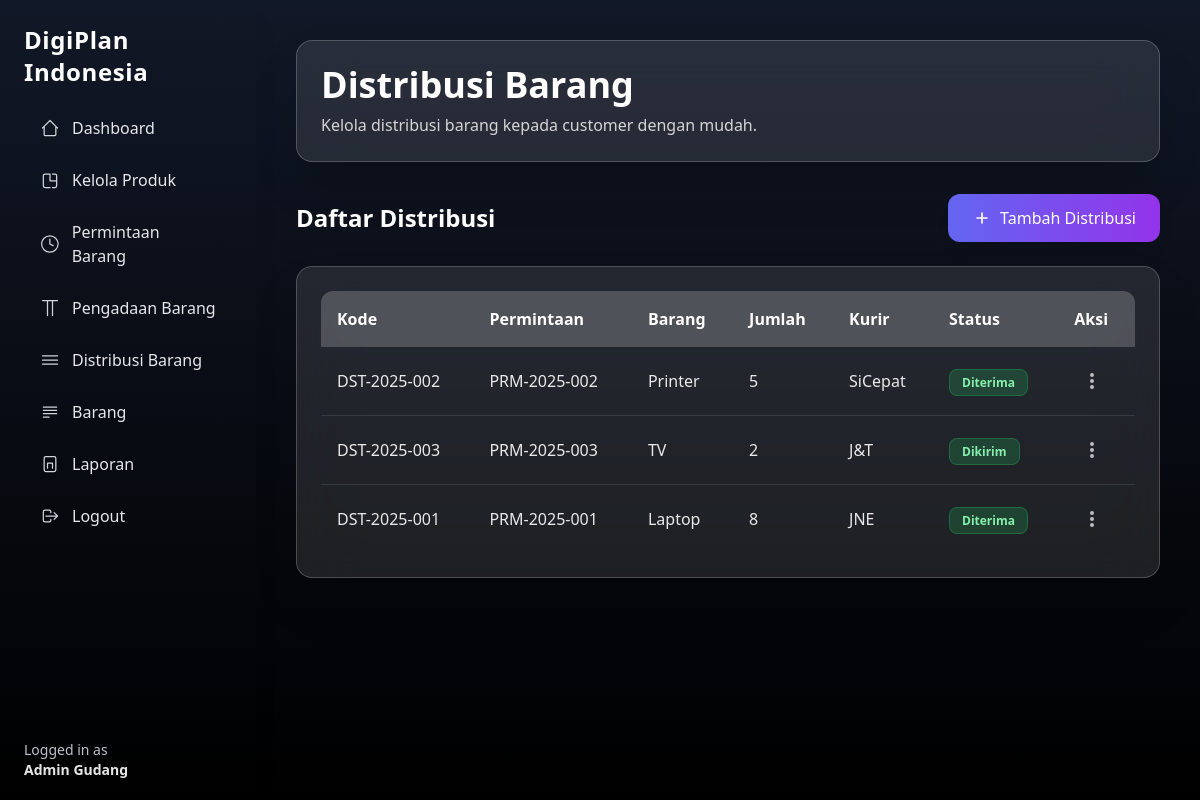
/admin/distribution.php (signed in), run on the app's committed database.
### tables this page shows
CREATE TABLE distribusi_barang (
  id INT AUTO_INCREMENT PRIMARY KEY,
  kode_distribusi VARCHAR(50) UNIQUE,
  pengadaan_id INT,
  permintaan_id INT,
  admin_id INT,
  alamat_pengiriman VARCHAR(255),
  kurir VARCHAR(100),
  no_resi VARCHAR(100),
  tanggal_kirim DATE,
  tanggal_terima DATE,
  status_distribusi ENUM('siap_dikirim','dikirim','diterima','dibatalkan'),
  created_at TIMESTAMP DEFAULT CURRENT_TIMESTAMP,
  deleted_at DATETIME DEFAULT NULL,
  FOREIGN KEY (pengadaan_id) REFERENCES pengadaan_barang(id),
  FOREIGN KEY (permintaan_id) REFERENCES permintaan_barang(id),
  FOREIGN KEY (admin_id) REFERENCES users(id)
);

CREATE TABLE permintaan_barang (
  id INT AUTO_INCREMENT PRIMARY KEY,
  kode_permintaan VARCHAR(50) UNIQUE,
  user_id INT,
  nama_barang VARCHAR(100),
  merk VARCHAR(100),
  warna VARCHAR(100),
  jumlah INT,
  status ENUM(
    'diajukan','ditolak','dibatalkan',
    'disetujui','dalam_pengadaan',
    'siap_distribusi','selesai'
  ),
  admin_id INT,
  tanggal_verifikasi DATETIME,
  catatan_admin TEXT,
  created_at TIMESTAMP DEFAULT CURRENT_TIMESTAMP,
  deleted_at DATETIME DEFAULT NULL,
  FOREIGN KEY (user_id) REFERENCES users(id),
  FOREIGN KEY (admin_id) REFERENCES users(id)
);

### include/base-url.php (called while the page is built)
<?php
$base_url = "/digiplan_indonesia/";

### admin/distribution.php (the view, shortened to what this page needs)
<?php
require '../include/conn.php';
$query = "
SELECT d.*,
       pb.kode_pengadaan,
       pm.kode_permintaan,
       pm.nama_barang,
       pm.jumlah
FROM distribusi_barang d
JOIN pengadaan_barang pb ON d.pengadaan_id = pb.id
JOIN permintaan_barang pm ON d.permintaan_id = pm.id
ORDER BY d.created_at DESC
";
$result = mysqli_query($conn, $query);
?>
<!DOCTYPE html>
<html lang="id">
<head>
  <script src="https://cdn.tailwindcss.com"></script>
</head>
<body class="bg-gradient-to-b from-gray-900 to-black text-white">
  <div class="flex min-h-screen">
    <?php include '../include/layouts/sidebar-admin.php'; ?>
    <main class="ml-64 p-10 w-full flex-1">
      <div class="max-w-7xl mx-auto">
        <div class="backdrop-blur-xl bg-white/10 border border-white/20 p-6 rounded-2xl shadow-2xl mb-8">
          <h1 class="text-4xl font-bold text-white mb-2">Distribusi Barang</h1>
          <p class="text-white/80">Kelola distribusi barang kepada customer dengan mudah.</p>
        </div>
        <div class="flex justify-between items-center mb-6">
          <h2 class="text-2xl font-semibold text-white">Daftar Distribusi</h2>
          <a href="distribution-add.php" class="inline-flex items-center px-6 py-3 bg-gradient-to-r from-indigo-500 to-purple-600 hover:from-indigo-600 hover:to-purple-700 text-white rounded-xl shadow-lg transform hover:scale-105 transition-all duration-200">
            <svg class="w-5 h-5 mr-2" fill="none" stroke="currentColor" viewBox="0 0 24 24">
              <path stroke-linecap="round" stroke-linejoin="round" stroke-width="2" d="M12 6v6m0 0v6m0-6h6m-6 0H6"></path>
            </svg>
            Tambah Distribusi
          </a>
        </div>
        <div class="backdrop-blur-xl bg-white/10 border border-white/20 p-6 rounded-2xl shadow-2xl">
          <div class="overflow-x-auto">
            <table class="w-full border-collapse rounded-xl overflow-hidden">
              <thead>
                <tr class="bg-white/20 text-white">
                  <th class="p-4 text-left">Kode</th>
                  <th class="p-4 text-left">Permintaan</th>
                  <th class="p-4 text-left">Barang</th>
                  <th class="p-4 text-left">Jumlah</th>
                  <th class="p-4 text-left">Kurir</th>
                  <th class="p-4 text-left">Status</th>
                  <th class="p-4 text-left">Aksi</th>
                </tr>
              </thead>
              <tbody class="divide-y divide-white/10">
                <?php while ($row = mysqli_fetch_assoc($result)): ?>
                  <tr class="hover:bg-white/5 transition-colors duration-200">
                    <td class="p-4 text-white/90 font-medium"><?= $row['kode_distribusi'] ?></td>
                    <td class="p-4 text-white/90"><?= $row['kode_permintaan'] ?></td>
                    <td class="p-4 text-white/90"><?= $row['nama_barang'] ?></td>
                    <td class="p-4 text-white/90"><?= $row['jumlah'] ?></td>
                    <td class="p-4 text-white/90"><?= $row['kurir'] ?></td>
                    <td class="p-4">
                      <?php if ($row['status_distribusi'] === 'dibatalkan'): ?>
                        <span class="px-3 py-1 rounded-lg bg-red-500/20 text-red-300 text-xs font-semibold border border-red-500/30">
                          Dibatalkan
                        </span>
                      <?php else: ?>
                        <span class="px-3 py-1 rounded-lg bg-green-500/20 text-green-300 text-xs font-semibold border border-green-500/30 capitalize">
                          <?= $row['status_distribusi'] ?>
                        </span>
                      <?php endif; ?>
                    </td>
                    <td class="p-4 relative">
                      <button onclick="toggleDropdown(<?= $row['id']; ?>, event)"
                        class="text-white/70 hover:text-white p-2 rounded-lg hover:bg-white/10 transition-colors duration-200">
                        <svg class="w-5 h-5" fill="currentColor" viewBox="0 0 20 20">
                          <path d="M10 6a2 2 0 110-4 2 2 0 010 4z
               M10 12a2 2 0 110-4 2 2 0 010 4z
               M10 18a2 2 0 110-4 2 2 0 010 4z"></path>
                        </svg>
                      </button>
                    </td>
                  </tr>
                <?php endwhile; ?>
              </tbody>
            </table>
          </div>
        </div>
      </div>
    </main>
  </div>
</body>
</html>

### include/layouts/sidebar-admin.php (shortened to what this page needs)
<aside class="w-64 min-h-screen bg-gradient-to-b from-gray-900 to-black text-gray-200 p-6 fixed shadow-xl">
  <h1 class="text-2xl font-bold mb-5 tracking-wide text-white">DigiPlan Indonesia</h1>
  <nav>
    <ul class="space-y-3">
      <li>
        <a href="<?= $base_url ?>admin/dashboard.php"
          class="flex items-center gap-3 px-4 py-2 rounded-xl transition
          hover:bg-white/10 hover:backdrop-blur-md">
          <svg xmlns="http://www.w3.org/2000/svg" class="w-5 h-5 text-gray-300" fill="none"
            viewBox="0 0 24 24" stroke="currentColor">
            <path stroke-linecap="round" stroke-linejoin="round" stroke-width="1.5"
              d="M3 12l2-2m0 0l7-7 7 7M5 10v10a1 1 0 001 1h3m10-11l2 2m-2-2v10a1 1 0 01-1 1h-3m-6 0h6" />
          </svg>
          Dashboard
        </a>
      </li>
      <li>
        <a href="<?= $base_url ?>admin/products.php"
          class="flex items-center gap-3 px-4 py-2 rounded-xl transition
          hover:bg-white/10 hover:backdrop-blur-md">
          Kelola Produk
        </a>
      </li>
      <li>
        <a href="<?= $base_url ?>admin/item-request.php"
          class="flex items-center gap-3 px-4 py-2 rounded-xl transition
          hover:bg-white/10 hover:backdrop-blur-md">
          <svg xmlns="http://www.w3.org/2000/svg" class="w-5 h-5 text-gray-300" fill="none"
            viewBox="0 0 24 24" stroke="currentColor">
            <path stroke-width="1.5" stroke-linecap="round" stroke-linejoin="round"
              d="M12 6v6l4 2m6-2a10 10 0 11-20 0 10 10 0 0120 0z" />
          </svg>
          Permintaan Barang
        </a>
      </li>
      <li>
        <a href="<?= $base_url ?>admin/procurement-v2.php"
          class="flex items-center gap-3 px-4 py-2 rounded-xl transition
          hover:bg-white/10 hover:backdrop-blur-md">
          <svg xmlns="http://www.w3.org/2000/svg" class="w-5 h-5 text-gray-300" fill="none"
            viewBox="0 0 24 24" stroke="currentColor">
            <path stroke-width="1.5" stroke-linecap="round" stroke-linejoin="round"
              d="M3 3h18M9 3v18m6-18v18" />
          </svg>
          Pengadaan Barang
        </a>
      </li>
      <li>
        <a href="<?= $base_url ?>admin/distribution.php"
          class="flex items-center gap-3 px-4 py-2 rounded-xl transition
          hover:bg-white/10 hover:backdrop-blur-md">
          <svg xmlns="http://www.w3.org/2000/svg" class="w-5 h-5 text-gray-300" fill="none"
            viewBox="0 0 24 24" stroke="currentColor">
            <path stroke-width="1.5" stroke-linecap="round" stroke-linejoin="round"
              d="M3 7h18M3 12h18M3 17h18" />
          </svg>
          Distribusi Barang
        </a>
      </li>
      <li>
        <a href="<?= $base_url ?>admin/item.php"
          class="flex items-center gap-3 px-4 py-2 rounded-xl transition
          hover:bg-white/10 hover:backdrop-blur-md">
          <svg xmlns="http://www.w3.org/2000/svg" class="w-5 h-5 text-gray-300" fill="none"
            viewBox="0 0 24 24" stroke="currentColor">
            <path stroke-width="1.5" stroke-linecap="round" stroke-linejoin="round"
              d="M4 6h16M4 10h16M4 14h16M4 18h7" />
          </svg>
          Barang
        </a>
      </li>
      <li>
        <a href="<?= $base_url ?>admin/report.php"
          class="flex items-center gap-3 px-4 py-2 rounded-xl transition
          hover:bg-white/10 hover:backdrop-blur-md">
          <svg xmlns="http://www.w3.org/2000/svg" class="w-5 h-5 text-gray-300" fill="none"
            viewBox="0 0 24 24" stroke="currentColor">
            <path stroke-width="1.5" stroke-linecap="round" stroke-linejoin="round"
              d="M9 17v-6h6v6m-8 4h10a2 2 0 002-2V5a2 2 0 00-2-2H7a2 2 0 00-2 2v14a2 2 0 002 2z" />
          </svg>
          Laporan
        </a>
      </li>
      <li>
        <a href="<?= $base_url ?>auth/logout.php"
          class="flex items-center gap-3 px-4 py-2 rounded-xl transition
          hover:bg-white/10 hover:backdrop-blur-md">
          <svg xmlns="http://www.w3.org/2000/svg" class="w-5 h-5 text-gray-300" fill="none"
            viewBox="0 0 24 24" stroke="currentColor">
            <path stroke-linecap="round" stroke-linejoin="round" stroke-width="1.5"
              d="M17 16l4-4m0 0l-4-4m4 4H7m6 4v1a2 2 0 01-2 2H6a2 2 0 01-2-2V7a2 2 0 012-2h5a2 2 0 012 2v1" />
          </svg>
          Logout
        </a>
      </li>
    </ul>
  </nav>
  <div class="absolute bottom-5 left-6 text-sm opacity-90 text-gray-300">
    Logged in as <br>
    <span class="font-semibold text-white"><?= htmlspecialchars($_SESSION['name']); ?></span>
  </div>
</aside>

### data on the page
distribusi_barang: kode_distribusi "DST-2025-002", permintaan.kode_permintaan "PRM-2025-002", permintaan.nama_barang "Printer", permintaan.jumlah "5", kurir "SiCepat", status_distribusi "Diterima"
distribusi_barang: kode_distribusi "DST-2025-003", permintaan.kode_permintaan "PRM-2025-003", permintaan.nama_barang "TV", permintaan.jumlah "2", kurir "J&T", status_distribusi "Dikirim"
distribusi_barang: kode_distribusi "DST-2025-001", permintaan.kode_permintaan "PRM-2025-001", permintaan.nama_barang "Laptop", permintaan.jumlah "8", kurir "JNE", status_distribusi "Diterima"

### other printed values
$_SESSION['name'] "Admin Gudang"
